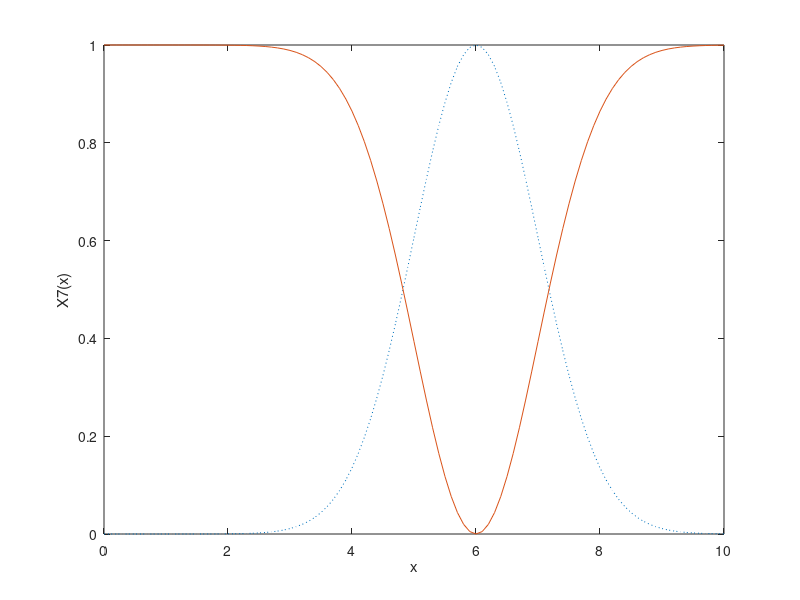

Source code (MATLAB):
x =0:0.1:10;
X = gaussmf(x,[1 6]);
X7 = 1 - X;
plot(x,X, ' : ');
hold on;
plot(x,X7);
xlabel('x');
ylabel('X7(x)');
hold off;

